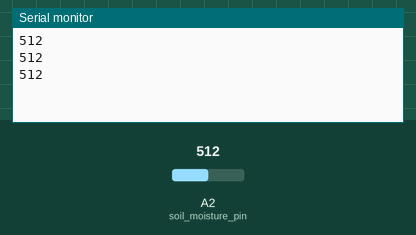
The sketch below on a simulated Arduino Uno, built with avr-gcc and run on an emulated ATmega328P. Parts: the last lines printed to the serial monitor. The test bench sets the inputs (shaded band); at power-on: A2 (soil_moisture_pin) = 512.

Above: at 1.3 s.
1.4 s: A2 (soil_moisture_pin) set to 716
At 1.9 s:
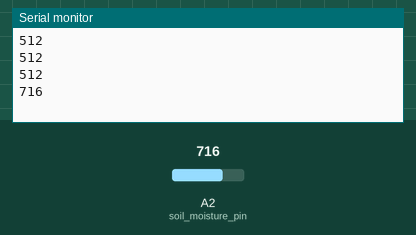
2.9 s: A2 (soil_moisture_pin) set to 900
At 3.4 s:
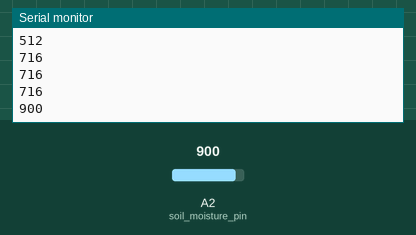
Timing chart, 0 to 5.9 s (numbered marks = the images above; inputs shaded):
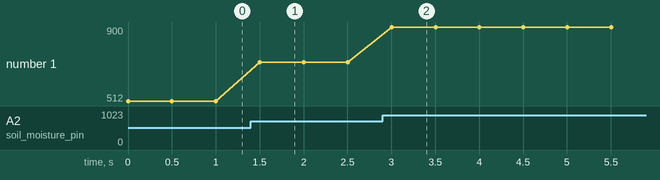

The sketch:

sensor_yl69_lecturas.ino
```cpp
#define soil_moisture_pin 2

void setup() {
  Serial.begin(115200);
}

void loop() {
  Serial.println(analogRead(soil_moisture_pin));
  delay(500);
}
```

Measured:
- after the input at 1.4 s, the serial monitor: prints a new line after 0.10 s (image 1)
- after the input at 2.9 s, the serial monitor: prints a new line after 0.10 s (image 2)
- plotted number 1: 512 → 716 after the input at 1.4 s, 716 → 900 after the input at 2.9 s
